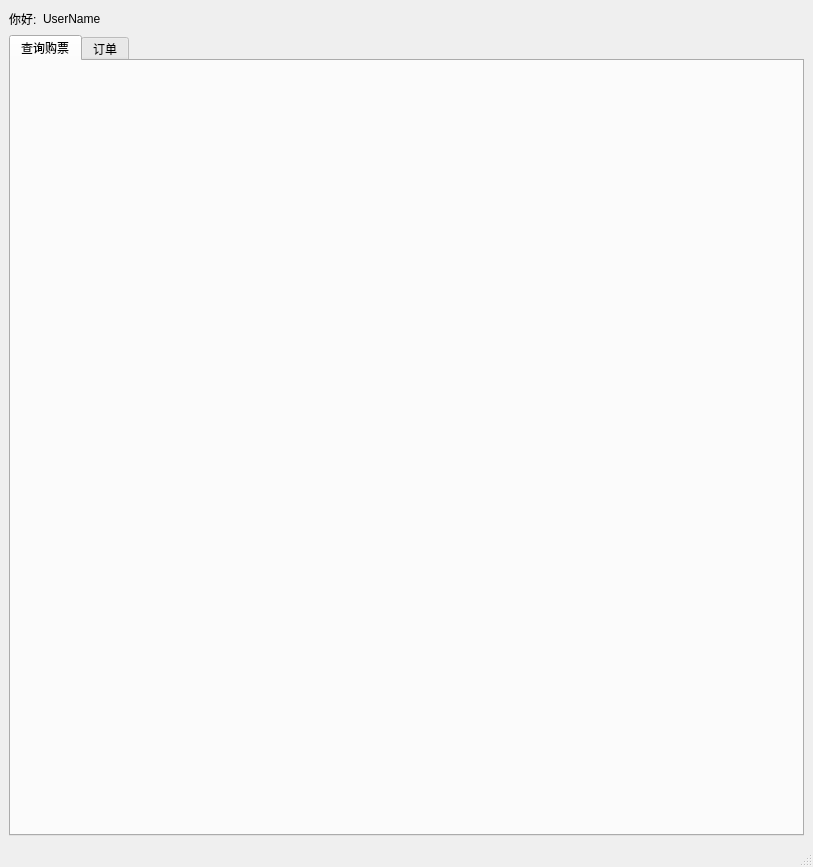
<?xml version="1.0" encoding="UTF-8"?>
<ui version="4.0">
 <class>MainWindow</class>
 <widget class="QMainWindow" name="MainWindow">
  <property name="geometry">
   <rect>
    <x>0</x>
    <y>0</y>
    <width>813</width>
    <height>867</height>
   </rect>
  </property>
  <property name="windowTitle">
   <string>MainWindow</string>
  </property>
  <property name="windowIcon">
   <iconset>
    <normaloff>:/image/bus.jpg</normaloff>:/image/bus.jpg</iconset>
  </property>
  <widget class="QWidget" name="centralwidget">
   <layout class="QVBoxLayout" name="verticalLayout_2">
    <item>
     <layout class="QHBoxLayout" name="horizontalLayout_2">
      <item>
       <widget class="QLabel" name="label">
        <property name="text">
         <string>你好:</string>
        </property>
       </widget>
      </item>
      <item>
       <widget class="QLabel" name="labelUserName">
        <property name="text">
         <string>UserName</string>
        </property>
       </widget>
      </item>
      <item>
       <spacer name="horizontalSpacer">
        <property name="orientation">
         <enum>Qt::Horizontal</enum>
        </property>
        <property name="sizeHint" stdset="0">
         <size>
          <width>40</width>
          <height>20</height>
         </size>
        </property>
       </spacer>
      </item>
     </layout>
    </item>
    <item>
     <widget class="QTabWidget" name="tabWidget">
      <property name="currentIndex">
       <number>0</number>
      </property>
      <widget class="QWidget" name="tab">
       <attribute name="title">
        <string>查询购票</string>
       </attribute>
       <layout class="QVBoxLayout" name="verticalLayout">
        <item>
         <layout class="QHBoxLayout" name="horizontalLayout">
          <item>
           <widget class="SearchBusWidget" name="searchBusWidget" native="true"/>
          </item>
          <item>
           <widget class="RemindTicketWidget" name="remainTicketWidget" native="true"/>
          </item>
         </layout>
        </item>
        <item>
         <widget class="BuyTicketWidget" name="buyTicketWidget" native="true"/>
        </item>
       </layout>
      </widget>
      <widget class="QWidget" name="tab_2">
       <attribute name="title">
        <string>订单</string>
       </attribute>
      </widget>
     </widget>
    </item>
   </layout>
  </widget>
  <widget class="QMenuBar" name="menubar">
   <property name="geometry">
    <rect>
     <x>0</x>
     <y>0</y>
     <width>813</width>
     <height>26</height>
    </rect>
   </property>
  </widget>
  <widget class="QStatusBar" name="statusbar"/>
 </widget>
 <customwidgets>
  <customwidget>
   <class>SearchBusWidget</class>
   <extends>QWidget</extends>
   <header>gui/SearchBusWidget.h</header>
   <container>1</container>
  </customwidget>
  <customwidget>
   <class>RemindTicketWidget</class>
   <extends>QWidget</extends>
   <header>gui/RemainTicketWidget.h</header>
   <container>1</container>
  </customwidget>
  <customwidget>
   <class>BuyTicketWidget</class>
   <extends>QWidget</extends>
   <header>gui/BuyTicketWidget.h</header>
   <container>1</container>
  </customwidget>
 </customwidgets>
 <resources/>
 <connections/>
</ui>
